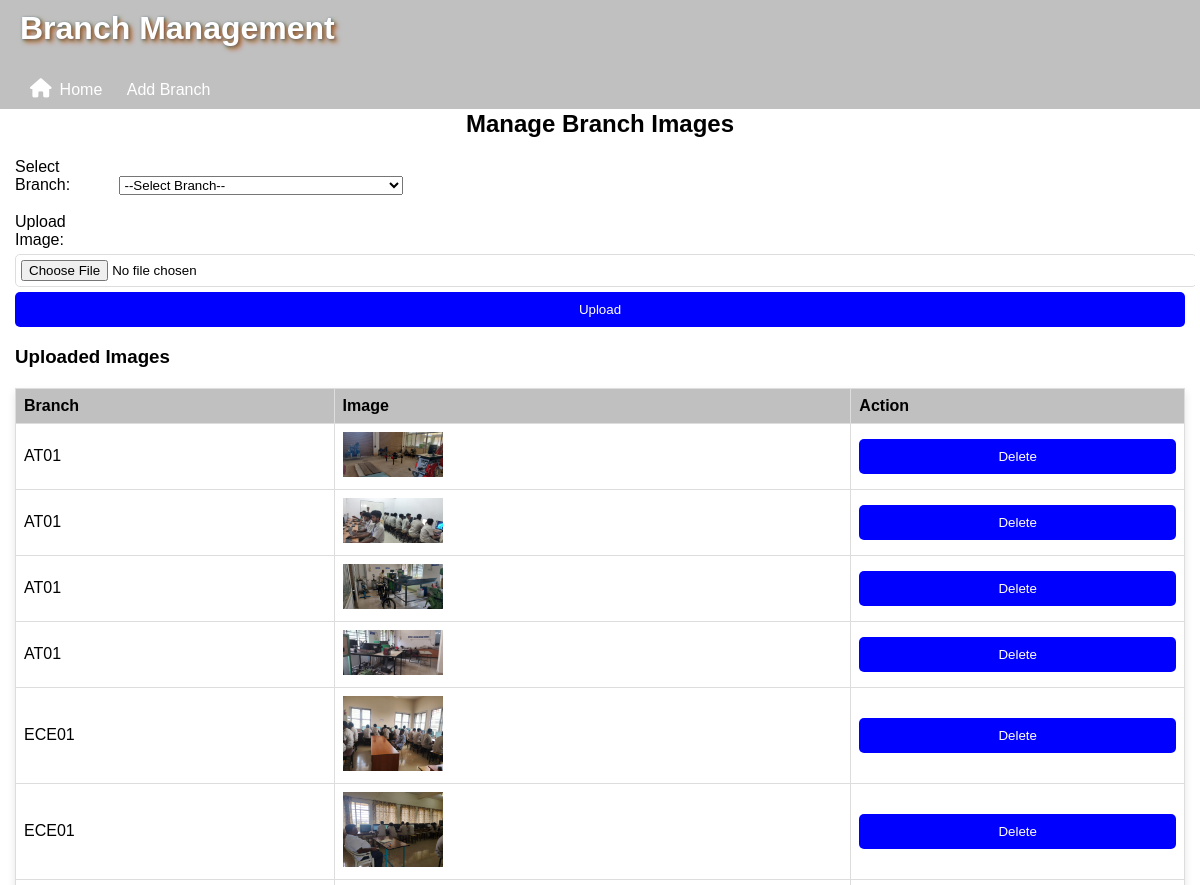
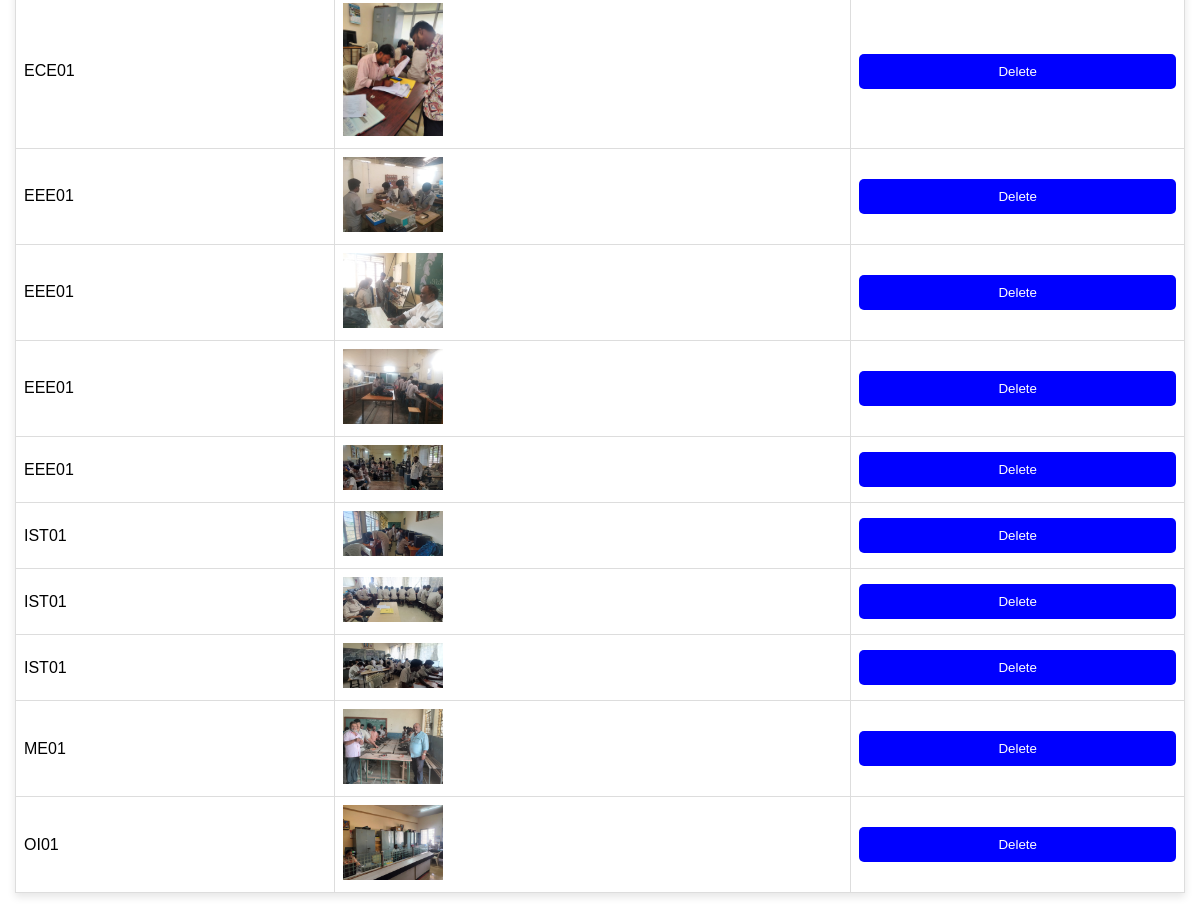
Screenshot of /manage_branch_images (signed in) with the database file from the repository (2 pictures, top to bottom).
### models.py (models this page shows)
class BranchImages(db.Model):
    __tablename__ = 'branch_images'
    id = db.Column(db.Integer, primary_key=True)
    branch_code = db.Column(db.String(10), db.ForeignKey('branches.branch_code'), nullable=False)  # Fixed FK reference
    image_url = db.Column(db.String(255), nullable=False)

### app.py (the view)
@app.route('/manage_branch_images')
@login_required
def manage_branch_images():
    branches = Branch.query.order_by(Branch.branch_code.asc()).all()
    images = BranchImages.query.order_by(BranchImages.branch_code.asc()).all()
    return render_template('manage_branch_images.html', branches=branches, images=images)

### app.py (called while the page is built)
@login_manager.user_loader
def load_user(user_id):
    return User.query.get(int(user_id))

### templates/manage_branch_images.html (shortened to what this page needs)
{% extends "branches.html" %}
{% block content %}
<h2>Manage Branch Images</h2>
<form action="{{ url_for('upload_image') }}" method="POST" enctype="multipart/form-data">
    <label for="branch_code">Select Branch:</label>
    <select id="branch_code" name="branch_code" required>
        <option value="">--Select Branch--</option>
    </select><br><br>
    <label for="image">Upload Image:</label> <input type="file" id="image" name="image" accept="image/*" required>
    <button type="submit">Upload</button>
</form>
<h3>Uploaded Images</h3>
<table border="1">
    <thead>
    <tr>
        <th>Branch</th>
        <th>Image</th>
        <th>Action</th>
    </tr>
    </thead>
    <tbody>
    {% for image in images %}
    <tr>
        <td>{{ image.branch_code }}</td>
        <td><img src="{{ image.image_url }}" alt="Branch Image" width="100"></td>
        <td>
            <form action="{{ url_for('delete_image', image_id=image.id) }}" method="POST">
                <button type="submit">Delete</button>
            </form>
        </td>
    </tr>
    {% endfor %}
    </tbody>
</table>
{% endblock %}

### templates/branches.html (shortened to what this page needs)
<!DOCTYPE html>
<html lang="en">
<head>
  <link rel="stylesheet" href="{{ url_for('static', filename='styles.css') }}">
  <link href="https://cdnjs.cloudflare.com/ajax/libs/font-awesome/6.0.0-beta3/css/all.min.css" rel="stylesheet">
</head>
<body>
<header>
  <h1>Branch Management</h1><br>
  <nav>
    <a href="/dashboard"><i class="fas fa-home"></i>Home </a>
    <a href="/add_branch">Add Branch</a>
  </nav>
</header>
<main>
  {% block content %}{% endblock %}
</main>
</body>
</html>

### static/styles.css (style rules this page uses)
body { font-family: Arial, sans-serif; margin: 5px; padding: 0; height: 100vh; }
h2 { text-align: center; }
input { width: 100%; padding: 10px; margin: 10px 0; border: 1px solid #ddd; border-radius: 5px; }
header { background-color: silver; color: black; padding: 10px 20px; position: fixed; top: 0; left: 0; width: 100%; z-index: 1000; }
header h1 { margin: 0; height: 50px; }
header nav a { color: white; margin: 0 10px; text-decoration: none; }
main { padding: 10px; margin-top: 80px; height: calc(100vh - 80px); overflow-y: auto; }
table { width: 100%; border-collapse: collapse; margin-top: 20px; box-shadow: 0 4px 8px rgba(0, 0, 0, 0.1); }
table th, table td { border: 1px solid #ddd; padding: 8px; text-align: left; }
table th { background-color: silver; color: black; }
form label { display: inline-block; width: 100px; }
form input { margin: 5px 0; padding: 5px; }
button { width: 100%; padding: 10px; background-color: #0000ff; color: white; border: none; border-radius:5px; cursor: pointer; }
a i { margin-right: 8px; font-size: 1.2em; }
h1 { font-family: 'Arial', sans-serif; font-size: 2em; color: #fff; text-shadow: 3px 3px 5px rgba(255, 0, 0, 0.6), 2px 2px 4px rgba(0, 255, 0, 0.6), 1px 1px 3px rgba(0, 0, 255, 0.6); }

### rows the page displays
BranchImages: branch_code "AT01", shows a picture
BranchImages: branch_code "AT01", shows a picture
BranchImages: branch_code "AT01", shows a picture
BranchImages: branch_code "AT01", shows a picture
BranchImages: branch_code "ECE01", shows a picture
BranchImages: branch_code "ECE01", shows a picture
BranchImages: branch_code "ECE01", shows a picture
BranchImages: branch_code "EEE01", shows a picture
BranchImages: branch_code "EEE01", shows a picture
BranchImages: branch_code "EEE01", shows a picture
BranchImages: branch_code "EEE01", shows a picture
BranchImages: branch_code "IST01", shows a picture
BranchImages: branch_code "IST01", shows a picture
BranchImages: branch_code "IST01", shows a picture
BranchImages: branch_code "ME01", shows a picture
BranchImages: branch_code "OI01", shows a picture
